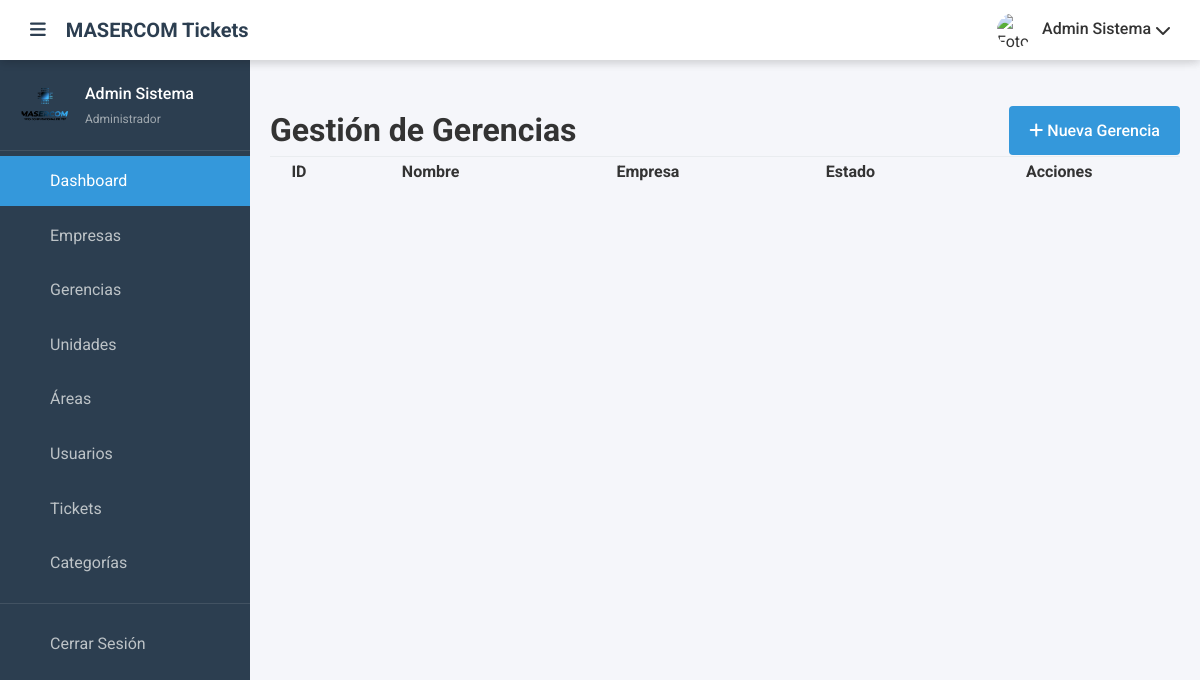
Page /admin/gerencias.php (signed in) on the earlier database version.
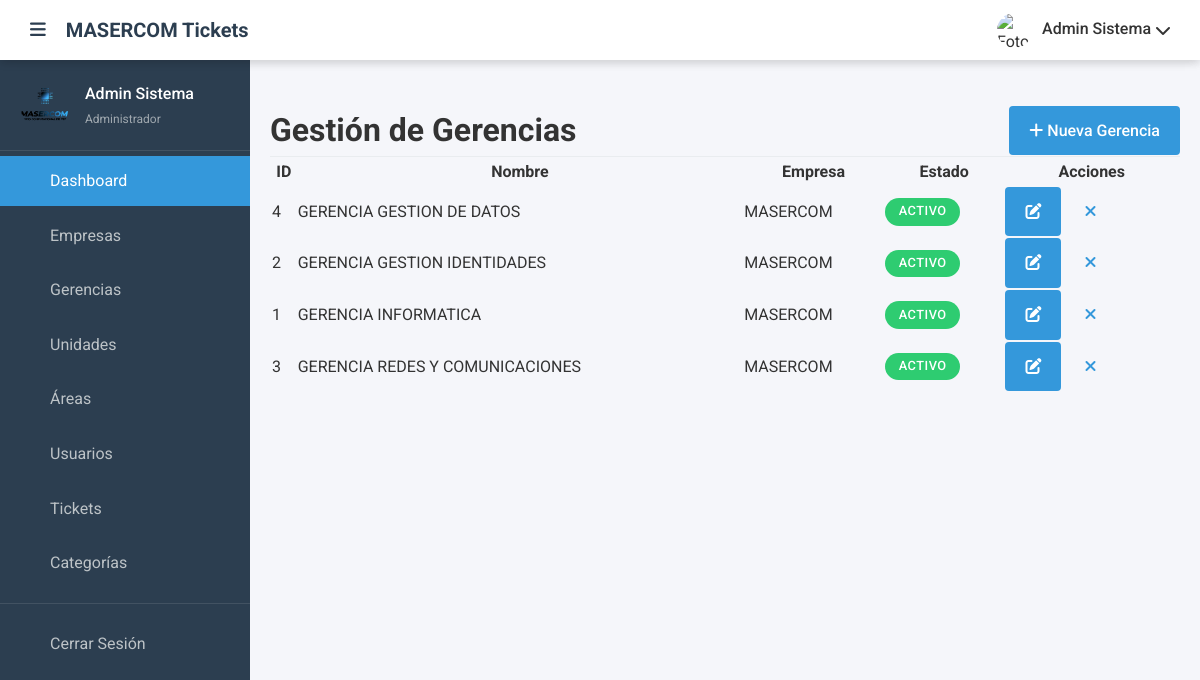
Same page on the later database version.
### tables this page shows
CREATE TABLE `gerencias` (
  `id` int(11) NOT NULL,
  `id_empresa` int(11) NOT NULL,
  `nombre` varchar(100) NOT NULL,
  `descripcion` text DEFAULT NULL,
  `estado` tinyint(1) DEFAULT 1,
  `fecha_creacion` datetime DEFAULT current_timestamp()
);

CREATE TABLE `empresas` (
  `id` int(11) NOT NULL,
  `nombre` varchar(100) NOT NULL,
  `direccion` text DEFAULT NULL,
  `telefono` varchar(20) DEFAULT NULL,
  `estado` tinyint(1) DEFAULT 1,
  `fecha_creacion` datetime DEFAULT current_timestamp()
);

### admin/gerencias.php (the view, shortened to what this page needs)
<?php
$db = new Database();
$conn = $db->getConnection();
$action = $_GET['action'] ?? 'list';
$query = "SELECT g.*, e.nombre as empresa_nombre
          FROM gerencias g
          JOIN empresas e ON g.id_empresa = e.id
          ORDER BY e.nombre, g.nombre";
$stmt = $conn->query($query);
$gerencias = $stmt->fetchAll(PDO::FETCH_ASSOC);
include_once '../includes/header.php';
?>
<!DOCTYPE html>
<html lang="es">
<head>
    <link rel="stylesheet" href="../assets/css/style.css">
    <link rel="stylesheet" href="../assets/css/dashboard.css">
    <link rel="stylesheet" href="https://cdn.datatables.net/1.11.5/css/jquery.dataTables.min.css">
    <link rel="stylesheet" href="https://cdnjs.cloudflare.com/ajax/libs/font-awesome/6.0.0-beta3/css/all.min.css">
    <link rel="stylesheet" href="../assets/css/profesional.css">
</head>
<body>
    <?php include '../includes/header.php'; ?>
    <div class="container">
        <?php include 'sidebar.php'; ?>
        <main class="main-content">
            <div class="page-header">
                <h1>Gestión de Gerencias</h1>
                <div class="actions">
                    <?php if ($action != 'list'): ?>
                    <a href="gerencias.php" class="btn btn-secondary"><i class="fas fa-arrow-left"></i> Volver a la lista</a>
                    <?php else: ?>
                    <a href="gerencias.php?action=create" class="btn btn-primary"><i class="fas fa-plus"></i> Nueva Gerencia</a>
                    <?php endif; ?>
                </div>
            </div>
            <?php if ($action == 'list'): ?>
                <div class="card">
                    <div class="card-body">
                        <table id="gerenciasTable" class="display" style="width:100%">
                            <thead>
                                <tr>
                                    <th>ID</th>
                                    <th>Nombre</th>
                                    <th>Empresa</th>
                                    <th>Estado</th>
                                    <th>Acciones</th>
                                </tr>
                            </thead>
                            <tbody>
                                <?php foreach ($gerencias as $ger): ?>
                                    <tr>
                                        <td><?php echo $ger['id']; ?></td>
                                        <td><?php echo htmlspecialchars($ger['nombre']); ?></td>
                                        <td><?php echo htmlspecialchars($ger['empresa_nombre']); ?></td>
                                        <td><span class="badge <?php echo $ger['estado'] ? 'badge-success' : 'badge-danger'; ?>"><?php echo $ger['estado'] ? 'Activo' : 'Inactivo'; ?></span></td>
                                        <td>
                                            <a href="gerencias.php?action=edit&id=<?php echo $ger['id']; ?>" class="btn btn-sm btn-primary" title="Editar"><i class="fas fa-edit"></i></a>
                                            <a href="gerencias.php?toggle=1&id=<?php echo $ger['id']; ?>" class="btn btn-sm btn-<?php echo $ger['estado'] ? 'warning' : 'success'; ?>" title="<?php echo $ger['estado'] ? 'Desactivar' : 'Activar'; ?>"><i class="fas fa-<?php echo $ger['estado'] ? 'times' : 'check'; ?>"></i></a>
                                        </td>
                                    </tr>
                                <?php endforeach; ?>
                            </tbody>
                            </table>
                    </div>
                </div>
            <?php endif; ?>
        </main>
    </div>
</body>
</html>

### includes/header.php (shortened to what this page needs)
<!DOCTYPE html>
<html lang="es">
<head>
    <link rel="stylesheet" href="<?php echo BASE_URL; ?>assets/css/style.css">
    <link rel="stylesheet" href="<?php echo BASE_URL; ?>assets/css/dashboard.css">
    <link rel="stylesheet" href="<?php echo BASE_URL; ?>assets/css/tickets.css">
    <link rel="stylesheet" href="<?php echo BASE_URL; ?>assets/css/profesional.css">
    <link rel="stylesheet" href="https://cdn.datatables.net/1.11.5/css/jquery.dataTables.min.css">
    <link rel="stylesheet" href="https://cdnjs.cloudflare.com/ajax/libs/font-awesome/6.0.0-beta3/css/all.min.css">
</head>
<body>
    <?php if (isset($_SESSION['user_id'])): ?>
    <header class="main-header">
        <div class="header-left">
            <button class="sidebar-toggle" aria-label="Toggle sidebar">
                <i class="fas fa-bars"></i>
            </button>
            <a href="<?php echo BASE_URL; ?>" class="logo-link">
                <h1 class="logo-text"><?php echo SITE_NAME; ?></h1>
            </a>
        </div>
        <div class="header-right">
            <div class="user-menu">
                <?php $user_photo_url = isset($_SESSION['user_photo']) && !empty($_SESSION['user_photo']) ? BASE_URL . 'assets/img/users/' . $_SESSION['user_photo'] : BASE_URL . 'assets/img/default-user.png'; ?>
                <img src="<?php echo $user_photo_url; ?>" alt="Foto de Perfil" class="user-photo">
                <span class="user-name"><?php echo htmlspecialchars($_SESSION['user_name'] ?? 'Usuario'); ?></span>
                <i class="fas fa-chevron-down"></i>
            </div>
        </div>
    </header>
    <?php endif;?>

### admin/sidebar.php
<div class="sidebar">
    <div class="sidebar-header">
        <div class="user-profile">
            <img src="<?php echo $_SESSION['user_photo'] ?? '../assets/img/default-user.png'; ?>" alt="Foto de perfil" class="profile-img">
            <div class="profile-info">
                <span class="user-name"><?php echo $_SESSION['user_name']; ?></span>
                <span class="user-role">Administrador</span>
            </div>
        </div>
    </div>
    <nav class="sidebar-nav">
        <ul>
            <li class="active">
                <a href="index.php">
                    <i class="icon-dashboard"></i> Dashboard
                </a>
            </li>
            <li>
                <a href="empresas.php">
                    <i class="icon-company"></i> Empresas
                </a>
            </li>
            <li>
                <a href="gerencias.php">
                    <i class="icon-gerencia"></i> Gerencias
                </a>
            </li>
            <li>
                <a href="unidades.php">
                    <i class="icon-unidad"></i> Unidades
                </a>
            </li>
            <li>
                <a href="areas.php">
                    <i class="icon-area"></i> Áreas
                </a>
            </li>
            <li>
                <a href="usuarios.php">
                    <i class="icon-users"></i> Usuarios
                </a>
            </li>
            <li>
                <a href="tickets.php">
                    <i class="icon-tickets"></i> Tickets
                </a>
            </li>
            <li>
                <a href="categorias.php">
                    <i class="icon-categories"></i> Categorías
                </a>
            </li>
            <li class="divider"></li>
            <li>
                <a href="../logout.php">
                    <i class="icon-logout"></i> Cerrar Sesión
                </a>
            </li>
        </ul>
    </nav>
</div>

### assets/css/style.css (style rules this page uses)
:root { --primary-color: #3498db; --secondary-color: #2c3e50; --success-color: #2ecc71; --danger-color: #e74c3c; --warning-color: #f39c12; --info-color: #1abc9c; --light-color: #ecf0f1; --dark-color: #34495e; --white: #ffffff; --gray-light: #bdc3c7; --gray: #95a5a6; --gray-dark: #7f8c8d; }
* { margin: 0; padding: 0; box-sizing: border-box; }
body { font-family: 'Roboto', sans-serif; background-color: #f5f6fa; color: #333; line-height: 1.6; }
a { text-decoration: none; color: var(--primary-color); }
.container { display: flex; }
.main-content { flex: 1; padding: 20px; margin-left: 250px; margin-top: 60px; width: calc(100% - 250px); }
.btn { display: inline-block; padding: 12px 20px; border: none; border-radius: 4px; font-size: 16px; font-weight: 500; cursor: pointer; transition: all 0.3s; }
.btn-primary { background-color: var(--primary-color); color: var(--white); }
.sidebar { width: 250px; background-color: var(--secondary-color); color: var(--white); position: fixed; height: 100%; top: 0; left: 0; padding-top: 60px; transition: all 0.3s; z-index: 1000; }
.sidebar-header { padding: 20px; border-bottom: 1px solid rgba(255, 255, 255, 0.1); }
.user-profile { display: flex; align-items: center; }
.profile-img { width: 50px; height: 50px; border-radius: 50%; margin-right: 15px; object-fit: cover; }
.profile-info { display: flex; flex-direction: column; }
.user-name { font-weight: 500; margin-bottom: 3px; }
.user-role { font-size: 12px; color: var(--gray-light); opacity: 0.8; }
.sidebar-nav ul { list-style: none; padding: 0; }
.sidebar-nav li { margin: 5px 0; }
.sidebar-nav a { display: flex; align-items: center; padding: 12px 20px; color: var(--gray-light); transition: all 0.3s; }
.sidebar-nav .active a { background-color: var(--primary-color); color: var(--white); }
.sidebar-nav .divider { height: 1px; background-color: rgba(255, 255, 255, 0.1); margin: 15px 0; }
.main-header { background-color: var(--white); height: 60px; display: flex; justify-content: space-between; align-items: center; padding: 0 30px; box-shadow: 0 2px 10px rgba(0, 0, 0, 0.1); position: fixed; width: 100%; top: 0; left: 0; z-index: 1010; }
.header-left { display: flex; align-items: center; }
.sidebar-toggle { background: none; border: none; font-size: 18px; color: var(--secondary-color); margin-right: 20px; cursor: pointer; }
.logo-text { font-size: 20px; font-weight: 700; color: var(--secondary-color); }
.header-right { display: flex; align-items: center; }
.user-menu { display: flex; align-items: center; position: relative; cursor: pointer; }
.user-photo { width: 35px; height: 35px; border-radius: 50%; margin-right: 10px; object-fit: cover; }
.user-name { margin-right: 5px; font-weight: 500; }

### assets/css/dashboard.css (style rules this page uses)
.badge { display: inline-block; padding: 0.25em 0.4em; font-size: 75%; font-weight: 700; line-height: 1; text-align: center; white-space: nowrap; vertical-align: baseline; border-radius: 0.25rem; }
.badge-success { background-color: var(--success-color); color: white; }
.page-header { display: flex; justify-content: space-between; align-items: center; margin-top: 25px; border-bottom: 1px solid #e9ecef; }

Differences in the rows shown:
added gerencias: id "4", nombre "GERENCIA GESTION DE DATOS", id_empresa.nombre "MASERCOM", estado "ACTIVO"
added gerencias: id "2", nombre "GERENCIA GESTION IDENTIDADES", id_empresa.nombre "MASERCOM", estado "ACTIVO"
added gerencias: id "1", nombre "GERENCIA INFORMATICA", id_empresa.nombre "MASERCOM", estado "ACTIVO"
added gerencias: id "3", nombre "GERENCIA REDES Y COMUNICACIONES", id_empresa.nombre "MASERCOM", estado "ACTIVO"
